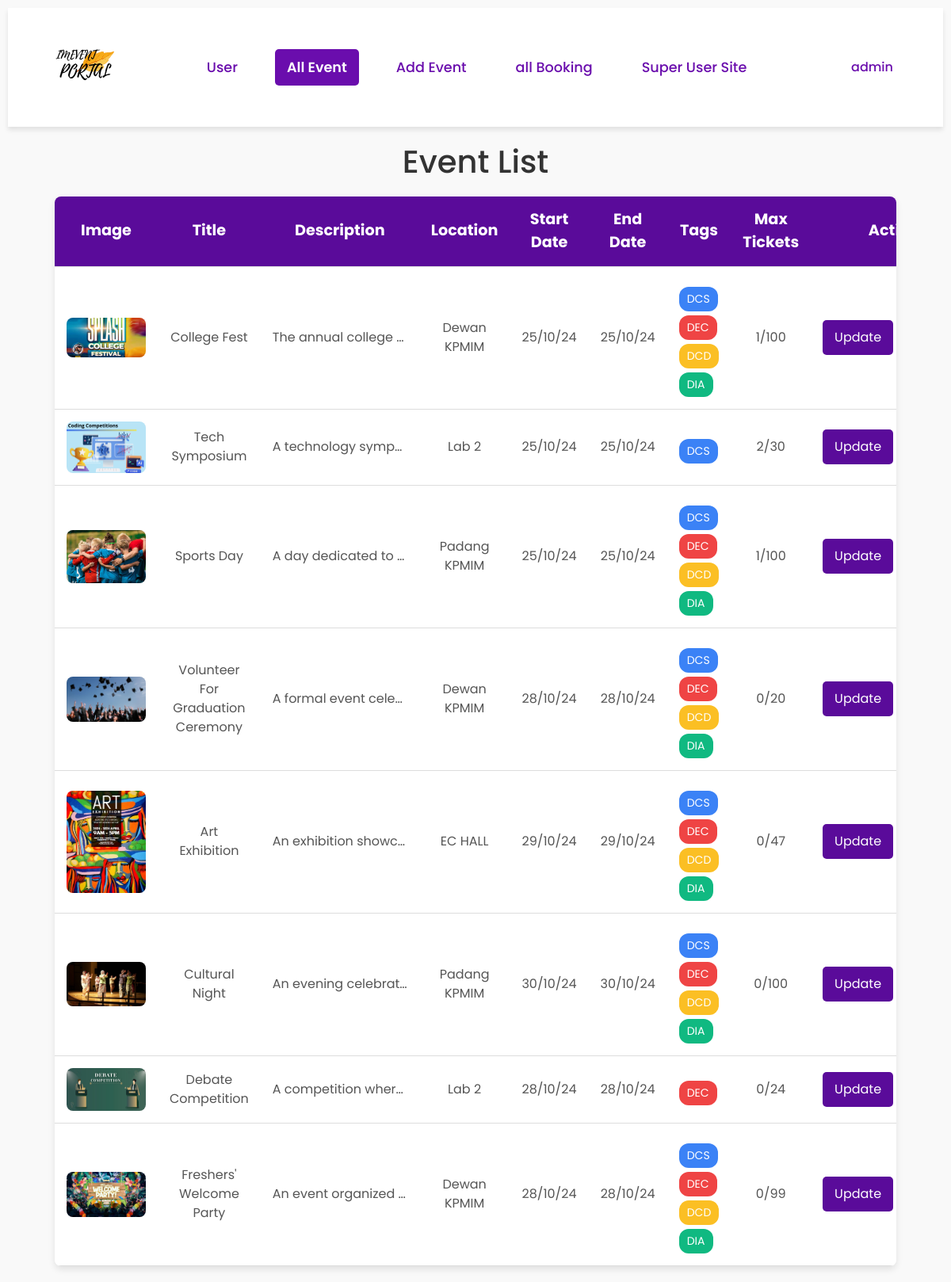
/myevent/ (signed in), run on the app's committed database.
### Event/models.py (models this page shows, shortened)
class CustomUser(AbstractUser):
    email = models.EmailField(unique=True)
    user_type = models.CharField(max_length=10, choices=USER_TYPE_CHOICES, default='student')
    phone_number = models.CharField(max_length=15, null=True, blank=True)

class Event(models.Model):
    event_id = models.AutoField(primary_key=True)
    title = models.CharField(max_length=200)
    image = models.ImageField(upload_to='event_images/')
    description = models.TextField()
    location = models.CharField(max_length=255)
    start_date = models.DateField()
    end_date = models.DateField()
    max_tickets = models.PositiveIntegerField()
    tags = models.ManyToManyField(Tag, related_name='events', blank=True)
    created_by = models.ForeignKey(CustomUser, related_name='created_events', on_delete=models.CASCADE, limit_choices_to={'user_type': 'mpp'})

class Tag(models.Model):
    tag_id = models.AutoField(primary_key=True)
    name = models.CharField(max_length=50, unique=True)

### Event/views.py (the view)
# urls.py: path('myevent/', views.myevent, name='myevent'),
def myevent(request):
    if request.user.user_type == 'Admin':
        events = Event.objects.all()
        for event in events:
            event.booked_count = Booking.objects.filter(event=event).count()
        return render(request, 'admainevent.html', {'events': events})
    events = Event.objects.filter(created_by=request.user.id)
    for event in events:
        event.booked_count = Booking.objects.filter(event=event).count()
    return render(request, 'myevent.html', {'events': events})

### Event/templates/admainevent.html (shortened to what this page needs)
{% extends 'adminbase.html' %}
{% load static %}
{% block extra_head %}
    <link rel="stylesheet" href="https://cdn.jsdelivr.net/npm/bootstrap@4.0.0/dist/css/bootstrap.min.css">
    <link rel="stylesheet" href="{% static 'css/myevent.css' %}">
{% endblock %}
{% block content %}
    <center><h1>Event List</h1></center>
     <div class="event-table-container">
        <table class="event-table">
            <thead>
                <tr>
                    <th>Image</th>
                    <th>Title</th>
                    <th>Description</th>
                    <th>Location</th>
                    <th>Start Date</th>
                    <th>End Date</th>
                    <th>Tags</th>
                    <th>Max Tickets</th>
                    <th>Action</th>
                </tr>
            </thead>
            <tbody>
                {% for event in events %}
                    <tr>
                        <td><img src="{{ event.image.url }}" alt="Event Image"></td>
                        <td>{{ event.title }}</td>
                        <td class="description">{{ event.description }}</td>
                        <td>{{ event.location }}</td>
                        <td>{{ event.start_date|date:"d/m/y" }}</td>
                        <td>{{ event.start_date|date:"d/m/y" }}</td>
                        <td>
                            <div class="tags">
                                {% for tag in event.tags.all %}
                                    <span class="tag {{ tag.name|lower }}">{{ tag.name }}</span>
                                {% endfor %}
                            </div>
                        </td>
                        <td>{{ event.booked_count }}/{{ event.max_tickets }}</td>
                        <td>
                            <div class="action-container">
                                <a href="{% url 'update_event' event.event_id %}"><button class="action-btn update">Update</button></a>
                            </div>
                        </td>
                    </tr>
                {% endfor %}
            </tbody>
        </table>
    </div>
{% endblock %}

### Event/templates/adminbase.html (shortened to what this page needs)
{% load static %}
<!doctype html>
<html lang="en">
<head>
    <link rel="stylesheet" href="https://cdnjs.cloudflare.com/ajax/libs/font-awesome/6.0.0-beta3/css/all.min.css">
    {% block extra_head %}
    {% endblock %}
</head>
<body>
    <nav class="nav">
        <div class="container">
            <div class="nav-content">
                <div class="logo">
                    <img src="{% static 'image/IMEVENT.svg' %}" alt="Logo">
                </div>
                <div class="nav-links">
                    <a href="{% url 'adminpage' %}" class="{% if request.path == '/adminpage/' %}active{% endif %}">User</a>
                    <a href="{% url 'myevent' %}" class="add-event {% if request.path == '/myevent/' %}active{% endif %}">All Event</a>
                    <a href="{% url 'createEvent' %}" class="add-event {% if request.path == '/createEvent/' %}active{% endif %}">Add Event</a>
                    <a href="{% url 'yourbooking' %}" class="{% if request.path == '/yourbooking/' %}active{% endif %}">all Booking</a>
                    {% if request.user.is_superuser %}
                        <a href="/admin/">Super User Site</a>
                    {% endif %}
                </div>
                <div class="nav-actions">
                    {% if request.user.is_authenticated %}
                        <div class="dropdown">
                            <a href="javascript:void(0)">{{ request.user.username }}</a>
                        </div>
                    {% else %}
                        <a href="{% url 'login' %}">Log In</a>
                        <a href="{% url 'register' %}">Register</a>
                    {% endif %}
                </div>
            </div>
        </div>
    </nav>
    {% block content %}
    {% endblock %}
</body>
</html>

### Event/static/css/myevent.css (style rules this page uses)
body { font-family: 'Arial', sans-serif; background-color: #f9f9f9; margin: 0; padding: 0; }
h1 { font-size: 2.5em; color: #333; margin-top: 20px; margin-bottom: 20px; }
.event-table-container { width: 90%; margin: 20px auto; box-shadow: 0 4px 8px rgba(0, 0, 0, 0.1); border-radius: 8px; overflow: hidden; }
.event-table { width: 100%; border-collapse: collapse; background-color: #fff; }
.event-table th, .event-table td { padding: 15px; text-align: center; border-bottom: 1px solid #ddd; }
.event-table th { background-color: #5a0b9a; color: white; font-size: 1.2em; }
.event-table td img { max-width: 100px; height: auto; border-radius: 8px; }
.event-table td { font-size: 1em; color: #555; vertical-align: middle; }
.action-container { display: flex; justify-content: center; gap: 10px; }
.action-btn { display: inline-flex; padding: 10px 15px; border: none; border-radius: 5px; cursor: pointer; transition: background-color 0.3s ease; }
.action-btn.update { background-color: #5a0b9a; color: white; }
.event-table td.description { max-width: 200px; white-space: nowrap; overflow: hidden; text-overflow: ellipsis; }
.tags { margin-top: 10px; display: flex; flex-direction: column; gap: 5px; }
.tag { background-color: #e2e8f0; color: #2d3748; padding: 5px 10px; border-radius: 12px; font-size: 0.875rem; display: inline-block; width: fit-content; }
.tag.dcs { background-color: #3b82f6; color: white; }
.tag.dia { background-color: #10b981; color: white; }
.tag.dcd { background-color: #fbbf24; color: white; }
.tag.dec { background-color: #ef4444; color: white; }

### Event/templates/adminbase.html (style rules this page uses)
body { font-family: 'Poppins', sans-serif; margin: 10px; padding: 0; }
.nav { background-color: #ffffff; box-shadow: 0 4px 6px rgba(0, 0, 0, 0.1); position: sticky; top: 0; z-index: 1000; }
.container { margin-left: auto; margin-right: auto; max-width: 80rem; padding-left: 1rem; padding-right: 1rem; display: flex; align-items: center; justify-content: space-between; }
.nav-content { display: flex; align-items: center; width: 100%; justify-content: space-between; }
.logo img { height: 150px; }
.nav-links { display: flex; align-items: center; }
.nav-links a { margin-right: 2rem; text-decoration: none; color: #6a0dad; font-size: 1.1rem; font-weight: 500; padding: 10px 15px; transition: background-color 0.3s, color 0.3s; border-radius: 5px; }
.nav-links a.active { background-color: #6a0dad; color: #fff; font-weight: 600; }
.nav-actions { display: flex; align-items: center; position: relative; }
.nav-actions .dropdown { position: relative; display: inline-block; }
.nav-actions a { margin-right: 2rem; text-decoration: none; color: #6a0dad; font-weight: 500; padding: 10px 15px; transition: background-color 0.3s; border-radius: 5px; }

### data on the page
CustomUser: user.username "admin"
Event: image (picture), title "College Fest", description "The annual college…", location "Dewan KPMIM", start_date "25/10/24", booked_count "1", max_tickets "100"
Tag: name "DCS"
Tag: name "DEC"
Tag: name "DCD"
Tag: name "DIA"
Event: image (picture), title "Tech Symposium", description "A technology symp…", location "Lab 2", start_date "25/10/24", booked_count "2", max_tickets "30"
Event: image (picture), title "Sports Day", description "A day dedicated to…", location "Padang KPMIM", start_date "25/10/24", booked_count "1", max_tickets "100"
Event: image (picture), title "Volunteer For Graduation Ceremony", description "A formal event cele…", location "Dewan KPMIM", start_date "28/10/24", booked_count "0", max_tickets "20"
Event: image (picture), title "Art Exhibition", description "An exhibition showc…", location "EC HALL", start_date "29/10/24", booked_count "0", max_tickets "47"
Event: image (picture), title "Cultural Night", description "An evening celebrat…", location "Padang KPMIM", start_date "30/10/24", booked_count "0", max_tickets "100"
Event: image (picture), title "Debate Competition", description "A competition wher…", location "Lab 2", start_date "28/10/24", booked_count "0", max_tickets "24"
Event: image (picture), title "Freshers' Welcome Party", description "An event organized…", location "Dewan KPMIM", start_date "28/10/24", booked_count "0", max_tickets "99"
